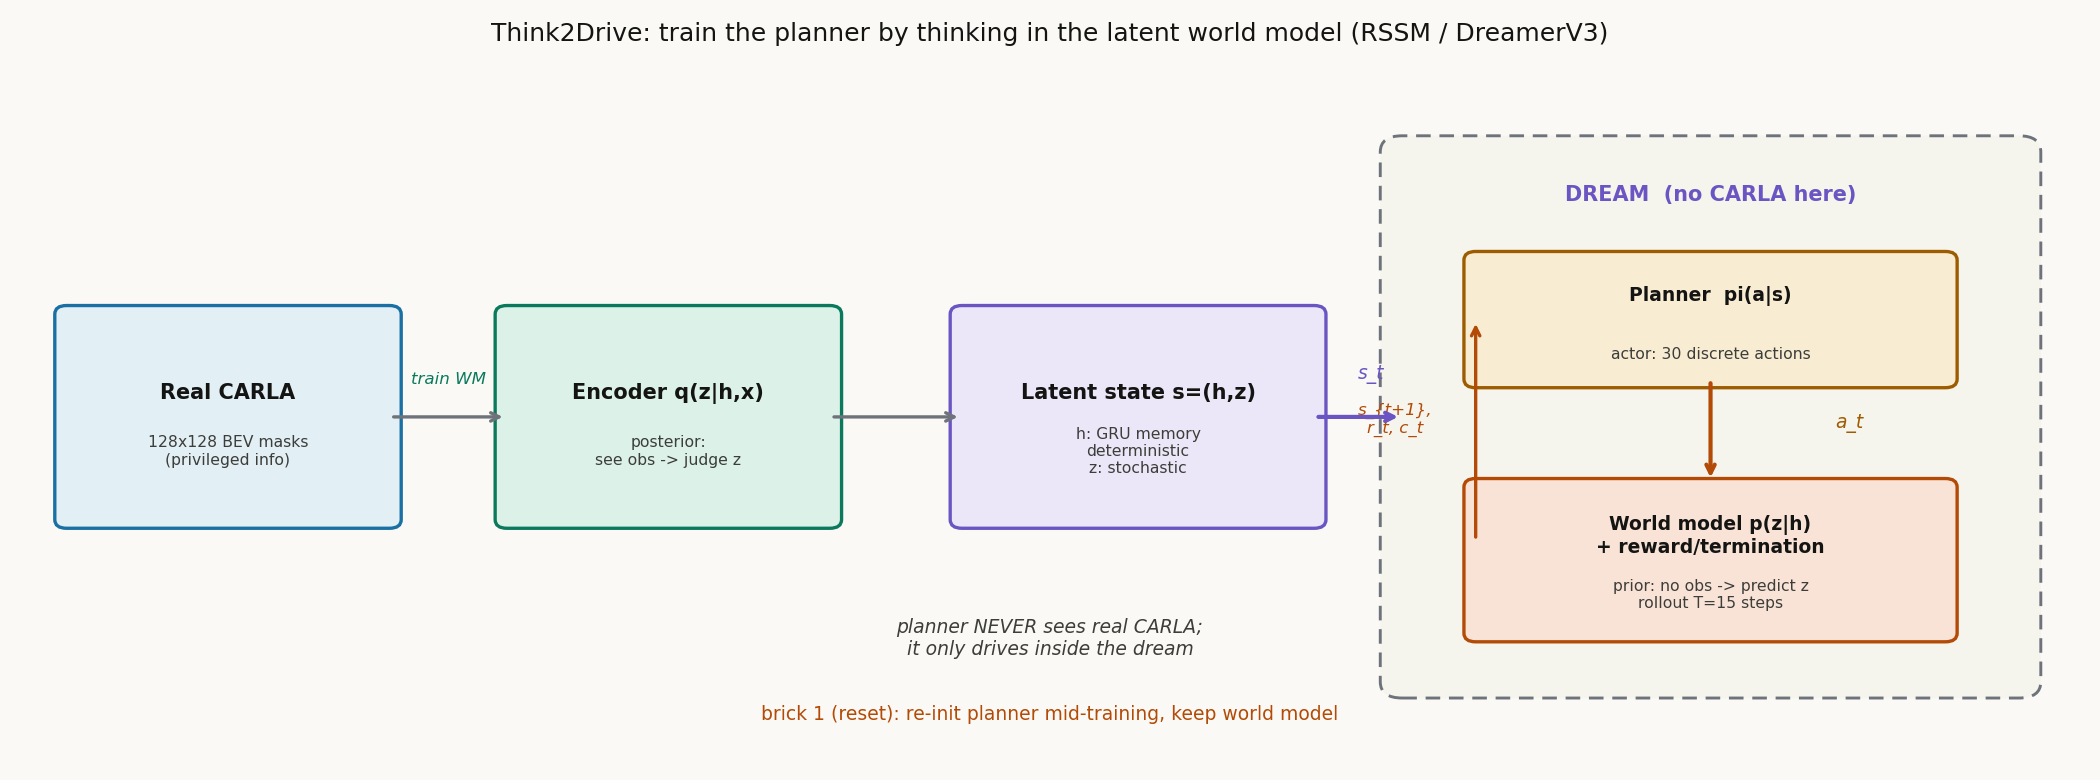

Reproduce this figure in Python.
"""Self-drawn figure for 134-WM-think2drive: RSSM latent rollout training loop.
Shows: real CARLA data -> encoder q(z|h,x) -> latent state s=(h,z) ->
planner dreams T=15 steps in latent space -> actor/critic update.
Real simulator only used for world-model training, never for planner training."""
import matplotlib
matplotlib.use("Agg")
import matplotlib.pyplot as plt
import matplotlib.patches as mpatches
import matplotlib.patheffects as pe

plt.rcParams["font.family"] = "DejaVu Sans"
fig, ax = plt.subplots(figsize=(14, 5.2))
fig.patch.set_facecolor("#faf9f5")
ax.set_facecolor("#faf9f5")
ax.set_xlim(0, 14); ax.set_ylim(0, 6.4)
ax.axis("off")

def box(x, y, w, h, label, sub, fc, ec, fs=10):
    ax.add_patch(mpatches.FancyBboxPatch((x, y), w, h, boxstyle="round,pad=0.08",
                                         fc=fc, ec=ec, lw=1.6))
    ax.text(x + w / 2, y + h / 2 + 0.22, label, ha="center", va="center",
            fontsize=fs, weight="bold", color="#141413")
    ax.text(x + w / 2, y + h / 2 - 0.32, sub, ha="center", va="center",
            fontsize=7.5, color="#3d3d3a")

def arrow(x1, y1, x2, y2, label=None, ls="-", lw=1.6, color="#6e737b"):
    ax.annotate("", xy=(x2, y2), xytext=(x1, y1),
                arrowprops=dict(arrowstyle="->", color=color, lw=lw, ls=ls))

IN, OP, ALT = "#e2eff5", "#dcf2e8", "#ebe7f8"

# left: real data
box(0.3, 2.2, 2.2, 1.9, "Real CARLA", "128x128 BEV masks\n(privileged info)", IN, "#1a6fa3")
# encoder
box(3.3, 2.2, 2.2, 1.9, "Encoder q(z|h,x)", "posterior:\nsee obs -> judge z", OP, "#0b7a5c")
arrow(2.5, 3.15, 3.3, 3.15)
ax.text(2.9, 3.45, "train WM", ha="center", fontsize=8, color="#0b7a5c", style="italic")

# latent state
box(6.4, 2.2, 2.4, 1.9, "Latent state s=(h,z)", "h: GRU memory\ndeterministic\nz: stochastic", ALT, "#6a55c2")
arrow(5.5, 3.15, 6.4, 3.15)

# dream loop (right side, big rounded area)
ax.add_patch(mpatches.FancyBboxPatch((9.4, 0.7), 4.2, 4.9, boxstyle="round,pad=0.15",
                                     fc="#f5f4ed", ec="#6e737b", lw=1.4, ls=(0, (5, 3))))
ax.text(11.5, 5.15, "DREAM  (no CARLA here)", ha="center", fontsize=10,
        weight="bold", color="#6a55c2")
box(9.9, 3.5, 3.2, 1.1, "Planner  pi(a|s)", "actor: 30 discrete actions", "#f8ecd2", "#9e5c00", fs=9)
box(9.9, 1.15, 3.2, 1.35, "World model p(z|h)\n+ reward/termination", "prior: no obs -> predict z\nrollout T=15 steps", "#f9e3d6", "#b34a06", fs=9)
arrow(11.5, 3.5, 11.5, 2.55, color="#b34a06", lw=2)
ax.text(12.35, 3.05, "a_t", fontsize=9, color="#9e5c00", style="italic")
# loop back arrow
ax.annotate("", xy=(9.9, 4.05), xytext=(9.9, 2.0),
            arrowprops=dict(arrowstyle="->", color="#b34a06", lw=1.6,
                            connectionstyle="angle3,angleA=180,angleB=-90"))
ax.text(9.35, 3.0, "s_{t+1},\nr_t, c_t", fontsize=8, color="#b34a06", ha="center", style="italic")
arrow(8.8, 3.15, 9.4, 3.15, color="#6a55c2", lw=2)
ax.text(9.1, 3.5, "s_t", fontsize=9, color="#6a55c2", style="italic")

ax.text(7.0, 0.95, "planner NEVER sees real CARLA;\nit only drives inside the dream",
        fontsize=9, color="#3d3d3a", style="italic", ha="center")
ax.text(7.0, 0.35, "brick 1 (reset): re-init planner mid-training, keep world model",
        fontsize=9, color="#b34a06", ha="center")

ax.set_title("Think2Drive: train the planner by thinking in the latent world model (RSSM / DreamerV3)",
             fontsize=12, color="#141413", pad=12)
plt.tight_layout()
out = "/home/hatch/workspace/your_files/agentic-driving-idea-report/xray/134-WM-think2drive/fig-rssm.png"
plt.savefig(out, dpi=150, facecolor="#faf9f5")
print("saved", out)
